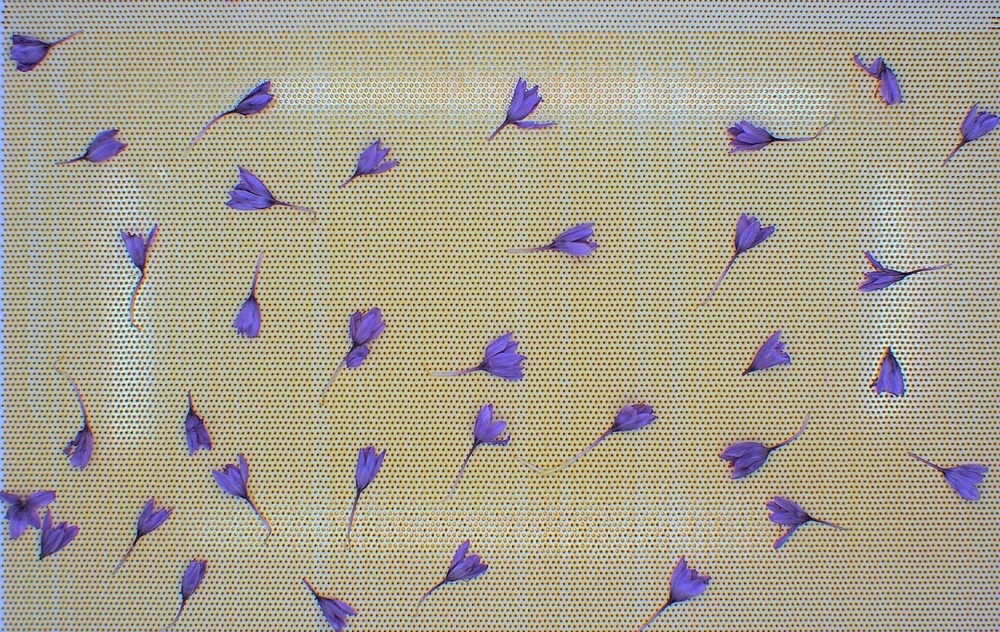
#> input picture HW2/images/saffrun.jpg, 1000 x 632 px, shrunk from 1290 x 815 before the run
$ jupyter execute Q2.ipynb
#> lines starting #> are read from the running program, lines starting #| are printed output that depends on the picture; after the words box and inside, x2 and y2 are one past the last pixel; in counts of white or black regions, pixels touching at a corner belong together
# Q2

[cell 1]
import numpy as np
import cv2
from matplotlib import pyplot as plt

## part a)

[cell 2]
# reading and showing image

gray_saffrun = cv2.imread('images/saffrun.jpg', cv2.IMREAD_GRAYSCALE)
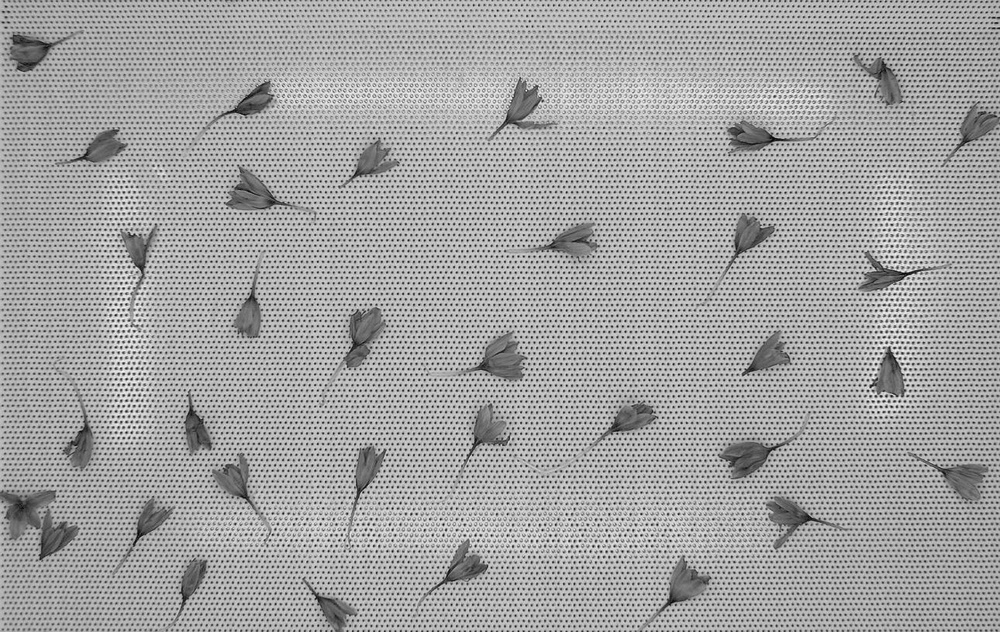
#> gray_saffrun: shape (632, 1000); min 2, max 254, mean 163.2
plt.imshow(gray_saffrun , cmap='gray')
plt.title('original photo')

[cell 3]
# to show fourier in better visual form
def getRepresentableFourier(fourier):
    return np.log(1 + np.abs(fourier))

[cell 4]
# transforming image to fourier space

org_height,org_width = gray_saffrun.shape
#> org_height = 632; org_width = 1000

fourier = np.fft.fft2(gray_saffrun)

plt.imshow(getRepresentableFourier(fourier), cmap='gray',
          extent=(-org_width // 2, org_width // 2, -org_height // 2, org_height // 2))
plt.title('fourier space')

[cell 5]
# shifting fourier(0,0) to center

centered_fourier =  np.fft.fftshift(fourier)


plt.imshow(getRepresentableFourier(centered_fourier), cmap='gray',
          extent=(-org_width // 2, org_width // 2, -org_height // 2, org_height // 2))
#> in getRepresentableFourier (call 2), `return np.log(1 + np.abs(fourier))`:
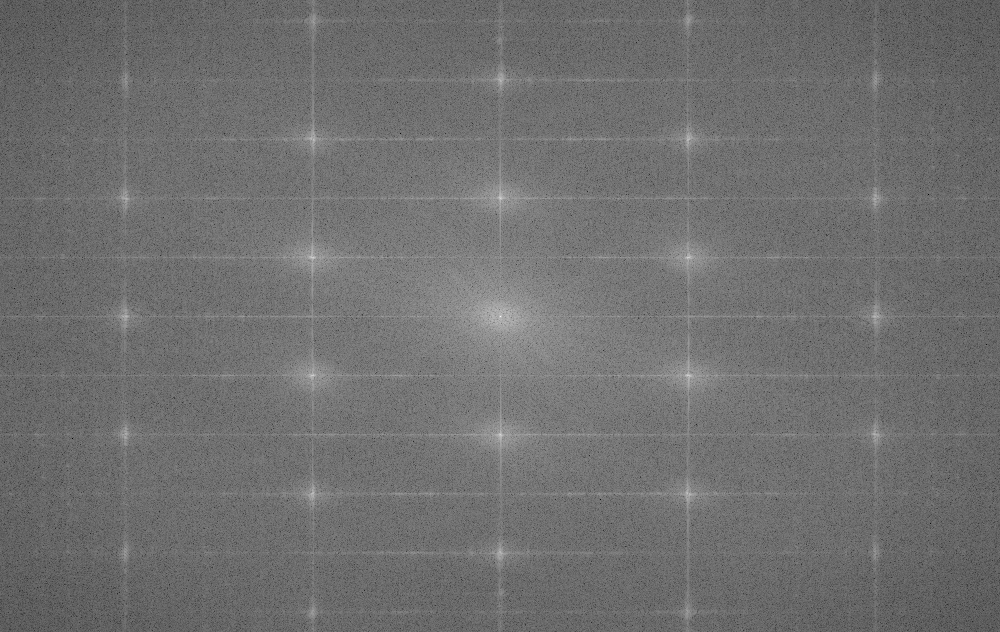
#> returned value: shape (632, 1000) float64; min 0.912, max 18.45, mean 8.6; drawn with min black and max white
plt.title('centered fourier space')

[cell 6]
# to remove noise in fourier space

def DenoisingFourier(centered_fourier,radius):

#> called with centered_fourier = array of shape (632, 1000), radius = 100
    height, width = centered_fourier.shape
#> height = 632; width = 1000

    center = [int(height / 2), int(width / 2)]
#> center = [316, 500]

    mask = np.zeros(centered_fourier.shape)
    for i in range(height):
        for j in range(width):
            if ((i - center[0]) **  2 + (j - center[1]) **  2 <= radius*radius):
                mask[i,j] = 1
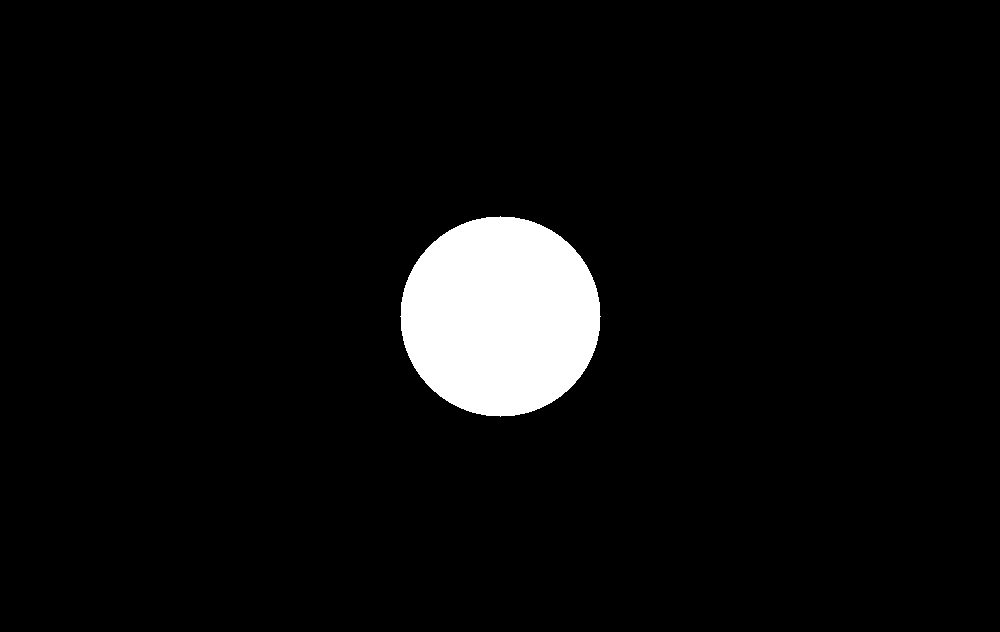
#> mask: shape (632, 1000) float64; values 0 (black) and 1 (white), 5% white; 1 white region, box (x1, y1, x2, y2) and area: (400, 216, 601, 417) 31417

    return centered_fourier * mask

[cell 7]
# generate denoised fourier

denoised_fourier = DenoisingFourier(centered_fourier,100)


plt.imshow(getRepresentableFourier(denoised_fourier), cmap='gray',
          extent=(-org_width // 2, org_width // 2, -org_height // 2, org_height // 2))

[cell 8]
# generate denoised photo

shifted_back_fourier = np.fft.ifftshift(denoised_fourier) # shifting back fourier

denoised_image = np.real(np.fft.ifft2(shifted_back_fourier)) # transform fourier space to image space
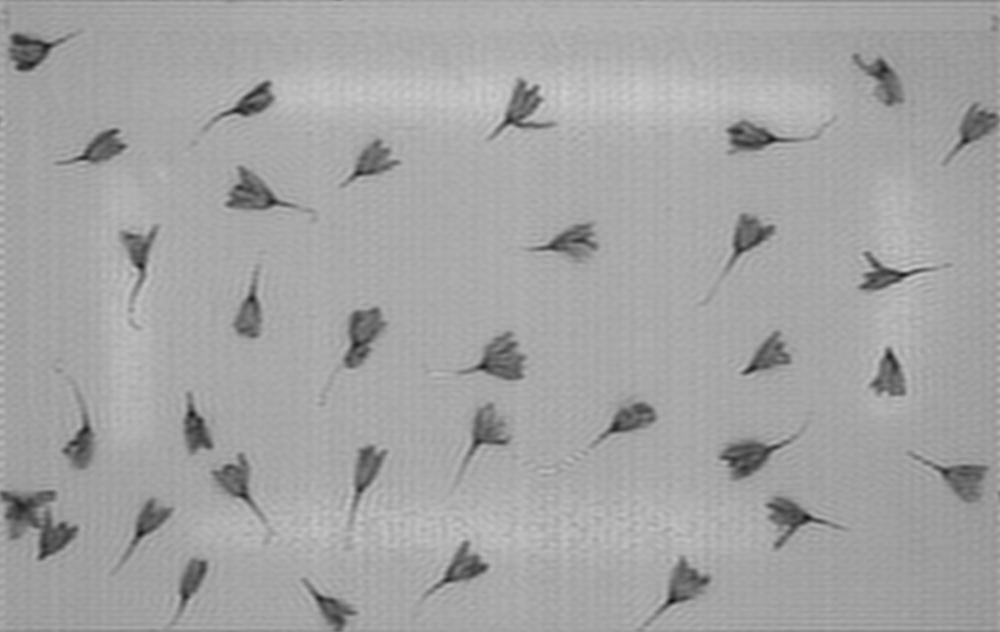
#> denoised_image: shape (632, 1000) float64; min 22.5, max 206.7, mean 163.2

plt.imshow(denoised_image , cmap='gray')
plt.title('denoised image')

## part b)

[cell 9]
# apply canny

canny_res = cv2.Canny(np.uint8(denoised_image), 50, 120)
#> canny_res: shape (632, 1000); 1.6% white in thin lines or dots

plt.imshow(canny_res , cmap='gray')
plt.title('edges')

## part c)

[cell 10]
# write convolution function
def convolve(matrix, kernel):

  # return signal.convolve2d(matrix, kernel, mode='full')
  image_height, image_width = matrix.shape
#> image_height = 632; image_width = 1000
  kernel_height, kernel_width = kernel.shape

  kernel = np.flipud(np.fliplr(kernel)) #rotate kernel 180 degrees

  # pad the image with zeros
  pad_height = kernel_height // 2
  pad_width = kernel_width // 2
  padded_image = np.pad(matrix, ((pad_height, pad_height), (pad_width, pad_width)), mode='constant')
#> padded_image: shape (634, 1002); 1.6% white in thin lines or dots


  output = np.zeros(matrix.shape)

  k=0
  for i in range(pad_height ,image_height + pad_height):
    m=0
    for j in range(pad_width ,image_width + pad_width):
      window = padded_image[i - pad_height : i + pad_height + 1 , j - pad_width : j + pad_width + 1]
      output[k,m] = np.sum(np.multiply(window , kernel))
      m+=1
    k+=1
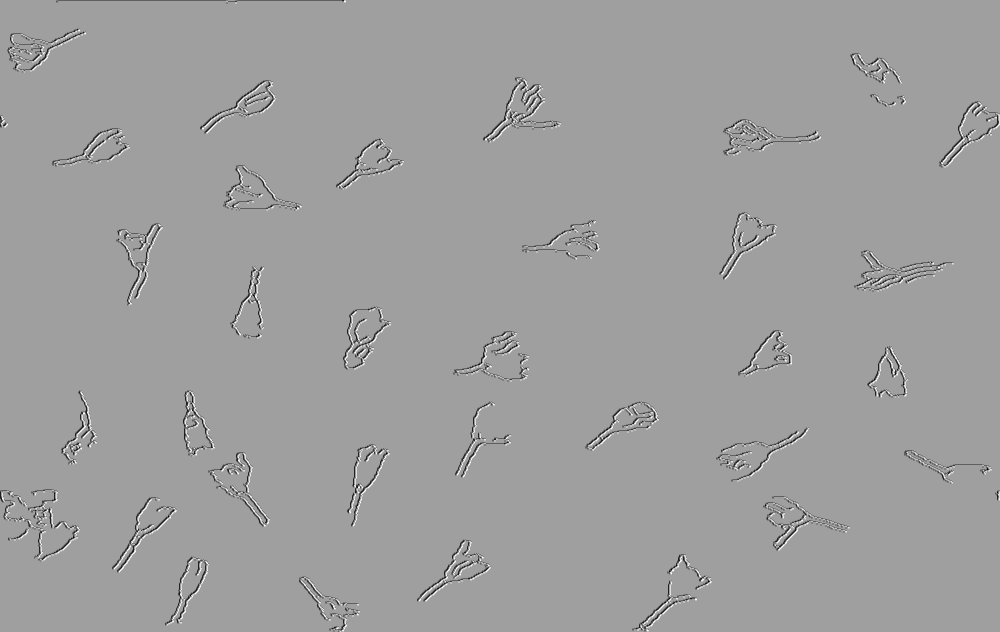
#> output: shape (632, 1000) float64; min -1275, max 765, mean -7.9; drawn with min black and max white
#> after the loop, k = 632
  return output

[cell 11]
# generate horizontal and vertical kernels
sobel_h = np.array([[-1,0,-1],
                    [-2,0,2],
                    [-1,0,1]])

sobel_v = np.array([[-1,-2,-1],
                    [0,0,0],
                    [1,2,1]])

[cell 12]
# getting magnitude and direction of gradient

g_h = convolve(canny_res,sobel_h)
g_v = convolve(canny_res,sobel_v)
#> after the loop in convolve (call 2), `for i in range(pad_height ,image_height + pad_height):`:
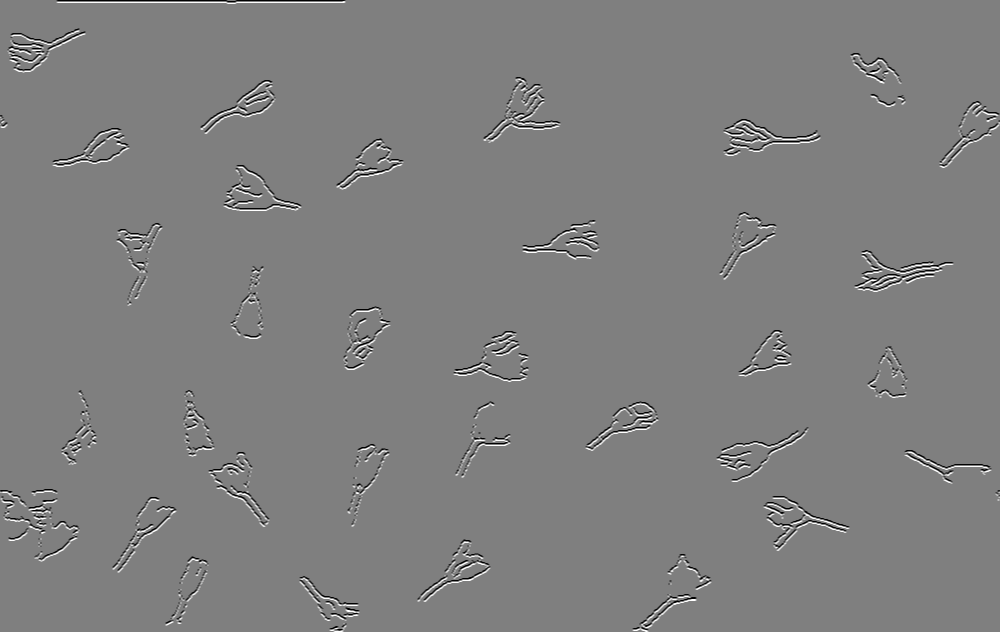
#> output: shape (632, 1000) float64; min -1020, max 1020, mean 0; drawn with min black and max white
magnitude = np.sqrt(g_h*g_h + g_v*g_v)
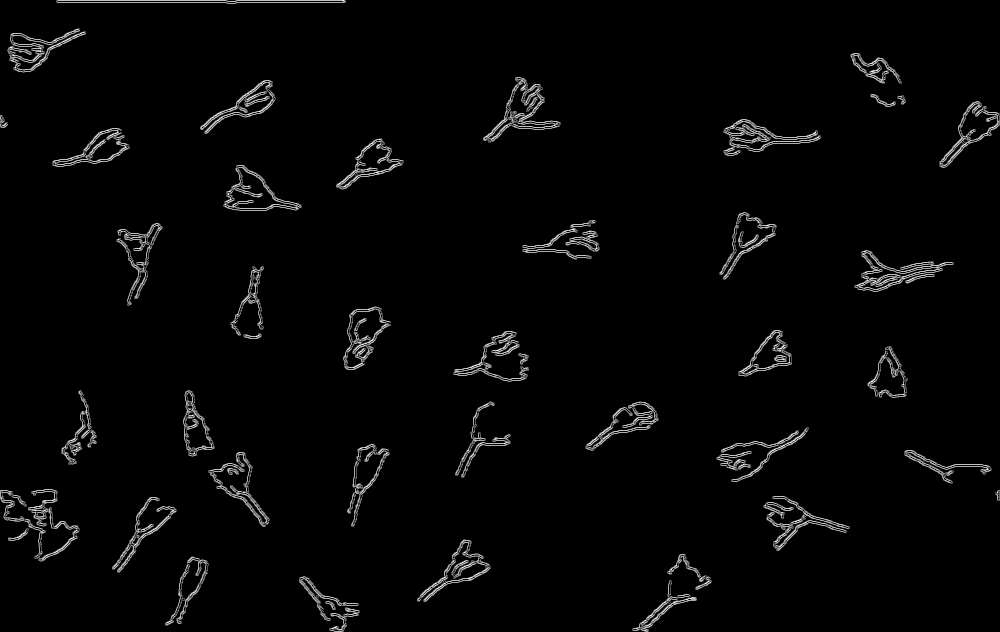
#> magnitude: shape (632, 1000) float64; min 0, max 1486.9, mean 34.1; drawn with min black and max white
direction = np.arctan2(g_v,g_h)

array = [magnitude,direction]
titles = ['magnitude', 'direction']

plt.figure(figsize=(20,20))
for i in range(2):
  plt.subplot(1,2,i+1)
  plt.imshow(array[i],cmap='gray')
  plt.title(titles[i])
  plt.axis('off')
